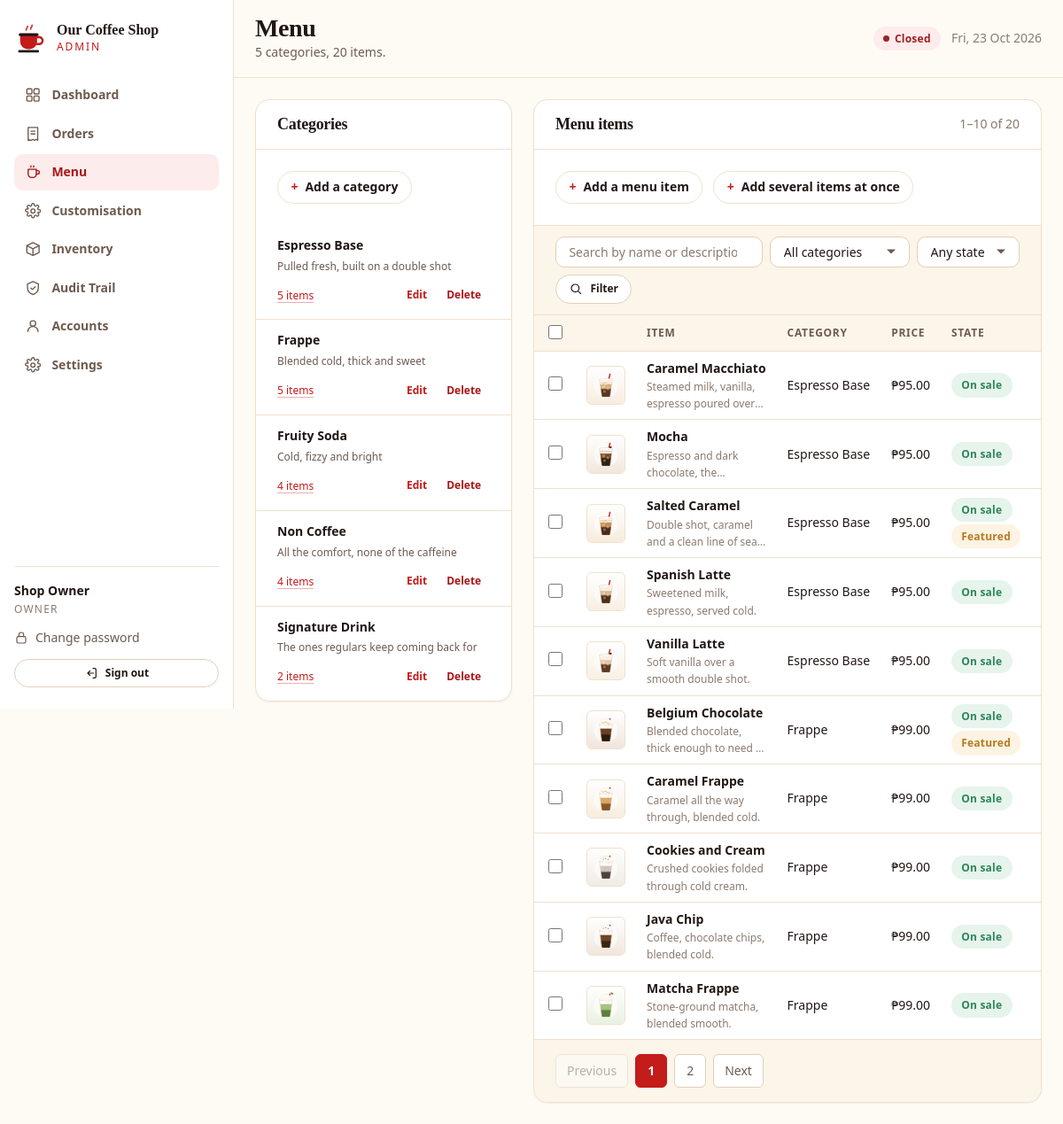
Before: /admin-site/menu.php (signed in) with the older database file.
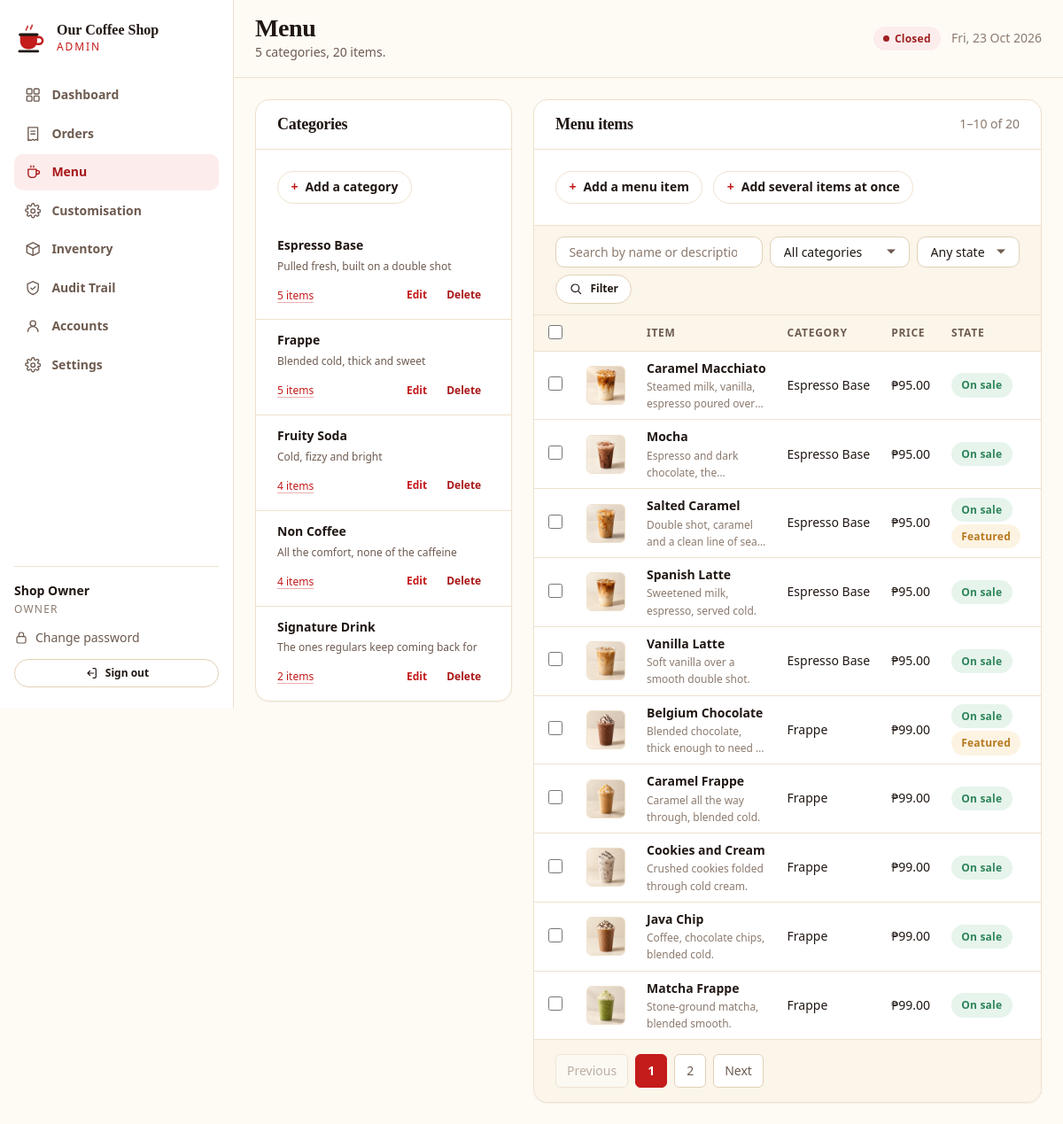
After: the same page with the newer database file.
### tables this page shows
CREATE TABLE `products` (
  `id`            INT UNSIGNED NOT NULL AUTO_INCREMENT,
  `category_id`   INT UNSIGNED NOT NULL,
  `name`          VARCHAR(120) NOT NULL,
  `slug`          VARCHAR(140) NOT NULL,
  `description`   VARCHAR(400) NULL,
  `price`         DECIMAL(10,2) NOT NULL,
  `image_path`    VARCHAR(255) NULL,
  `is_available`  TINYINT(1)   NOT NULL DEFAULT 1,
  `is_featured`   TINYINT(1)   NOT NULL DEFAULT 0,
  `sort_order`    SMALLINT     NOT NULL DEFAULT 0,
  `created_at`    TIMESTAMP    NOT NULL DEFAULT CURRENT_TIMESTAMP,
  `updated_at`    TIMESTAMP    NOT NULL DEFAULT CURRENT_TIMESTAMP ON UPDATE CURRENT_TIMESTAMP,
  PRIMARY KEY (`id`),
  UNIQUE KEY `uq_product_slug` (`slug`),
  KEY `idx_product_category` (`category_id`),
  KEY `idx_product_available` (`is_available`),
  CONSTRAINT `fk_product_category` FOREIGN KEY (`category_id`)
    REFERENCES `categories` (`id`) ON DELETE CASCADE ON UPDATE CASCADE
);

CREATE TABLE `categories` (
  `id`          INT UNSIGNED NOT NULL AUTO_INCREMENT,
  `name`        VARCHAR(80)  NOT NULL,
  `slug`        VARCHAR(80)  NOT NULL,
  `description` VARCHAR(255) NULL,
  `sort_order`  SMALLINT     NOT NULL DEFAULT 0,
  `is_active`   TINYINT(1)   NOT NULL DEFAULT 1,
  `created_at`  TIMESTAMP    NOT NULL DEFAULT CURRENT_TIMESTAMP,
  PRIMARY KEY (`id`),
  UNIQUE KEY `uq_category_slug` (`slug`),
  KEY `idx_category_sort` (`sort_order`)
);

### shared/db.php (called while the page is built, shortened)
<?php
function db(): PDO
{
    static $pdo = null;
    if ($pdo instanceof PDO) {
        return $pdo;
    }
    $dsn = sprintf(
        'mysql:host=%s;port=%d;dbname=%s;charset=%s',
        DB_HOST,
        DB_PORT,
        DB_NAME,
        DB_CHARSET
    );
    try {
        $pdo = new PDO($dsn, DB_USER, DB_PASS, [
            PDO::ATTR_ERRMODE            => PDO::ERRMODE_EXCEPTION,
            PDO::ATTR_DEFAULT_FETCH_MODE => PDO::FETCH_ASSOC,
            PDO::ATTR_EMULATE_PREPARES   => false,
            PDO::ATTR_STRINGIFY_FETCHES  => false,
        ]);
        $offset = (new DateTime('now', new DateTimeZone(date_default_timezone_get())))->format('P');
        $pdo->exec("SET time_zone = '" . $offset . "'");
    } catch (PDOException $e) {
        error_log('Database connection failed: ' . $e->getMessage());
        if (APP_DEBUG) {
            throw $e;
        }
        http_response_code(503);
        exit('The system is temporarily unavailable. Please try again in a moment.');
    }
    return $pdo;
}
function db_query(string $sql, array $params = []): PDOStatement
{
    $stmt = db()->prepare($sql);
    $stmt->execute($params);
    return $stmt;
}
function db_all(string $sql, array $params = []): array
{
    return db_query($sql, $params)->fetchAll();
}
function db_value(string $sql, array $params = []): mixed
{
    $value = db_query($sql, $params)->fetchColumn();
    return $value === false ? null : $value;
}

### shared/helpers.php (called while the page is built, shortened)
<?php
function e(?string $value): string
{
    return htmlspecialchars($value ?? '', ENT_QUOTES | ENT_SUBSTITUTE, 'UTF-8');
}
function peso(float|string|int $amount): string
{
    return '₱' . number_format((float) $amount, 2);
}
function asset_version(string $path): string
{
    static $stamps = [];
    if (!array_key_exists($path, $stamps)) {
        $full = APP_ROOT . '/assets/' . ltrim($path, '/');
        $time = is_file($full) ? filemtime($full) : false;
        $stamps[$path] = $time === false ? '' : (string) $time;
    }
    return $stamps[$path];
}
function get_int(string $key, int $default = 0): int
{
    $value = filter_input(INPUT_GET, $key, FILTER_VALIDATE_INT);
    return is_int($value) ? $value : $default;
}

### admin-site/menu.php (the view, shortened to what the changed rows need)
<?php
require_once __DIR__ . '/partials/layout.php';
$categoryFilter = get_int('category');
$search         = get_string('q');
$stateFilter    = get_string('state');
$productParams = [];
$conditions    = [];
$productWhere = $conditions === [] ? '' : ' WHERE ' . implode(' AND ', $conditions);
$totalProducts = (int) db_value(
    'SELECT COUNT(*) FROM products p JOIN categories c ON c.id = p.category_id' . $productWhere,
    $productParams
);
$totalPages = max(1, (int) ceil($totalProducts / PER_PAGE));
$page       = max(1, min($totalPages, get_int('page', 1)));
$offset     = ($page - 1) * PER_PAGE;
$products = db_all(
    'SELECT p.*, c.name AS category_name
     FROM products p
     JOIN categories c ON c.id = p.category_id' . $productWhere . '
     ORDER BY c.name ASC, p.name ASC
     LIMIT ' . PER_PAGE . ' OFFSET ' . $offset,
    $productParams
);
$filterQuery = array_filter([
    'category' => $categoryFilter > 0 ? $categoryFilter : null,
    'q'        => $search !== '' ? $search : null,
    'state'    => $stateFilter !== '' ? $stateFilter : null,
]);
$hasFilters = $filterQuery !== [];
?>
<div class="menu-grid" id="menu-live" data-live-region>
  <section class="card">
    <div class="card-header"><h2>Categories</h2></div>
  </section>
  <section class="card">
    <div class="card-header">
      <h2>Menu items</h2>
    </div>
    <?php if ($products === []): ?>
      <div class="empty">
        <?= admin_icon('icon-cup', 'empty-icon') ?>
        <?php if ($hasFilters): ?>
          <h3>Nothing matches those filters</h3>
          <p class="mb-0">
            <a href="<?= e(admin_url('menu.php')) ?>">Clear them</a> to see the whole menu.
          </p>
        <?php else: ?>
          <h3>No items here</h3>
          <p class="mb-0">Add one with the form below.</p>
        <?php endif; ?>
      </div>
    <?php else: ?>
      <div class="table-wrap table-flush">
        <table class="table table-compact" data-batch-table>
          <thead>
            <tr>
              <th scope="col" class="tick-col">
                <input type="checkbox" data-batch-all aria-label="Select every item">
              </th>
              <th scope="col" class="pic-col"><span class="visually-hidden">Picture</span></th>
              <th scope="col">Item</th>
              <th scope="col">Category</th>
              <th scope="col">Price</th>
              <th scope="col">State</th>
              <th scope="col"><span class="visually-hidden">Actions</span></th>
            </tr>
          </thead>
          <tbody>
            <?php foreach ($products as $product): ?>
              <tr<?= (int) $product['is_available'] === 1 ? '' : ' class="is-hidden"' ?>>
                <td class="tick-col">
                  <input type="checkbox" name="product_ids[]" value="<?= (int) $product['id'] ?>"
                         data-batch-item form="batch-delete-form"
                         aria-label="Select <?= e((string) $product['name']) ?>">
                </td>
                <td class="pic-col">
                  <?php if (!empty($product['image_path'])): ?>
                    <img class="menu-thumb"
                         src="<?= e(admin_picture((string) $product['image_path'])) ?>"
                         alt="" width="44" height="44" loading="lazy">
                  <?php else: ?>
                    <span class="menu-thumb menu-thumb-empty" aria-hidden="true">
                      <?= admin_icon('icon-cup', 'icon-sm') ?>
                    </span>
                  <?php endif; ?>
                </td>
                <td>
                  <span class="bold"><?= e((string) $product['name']) ?></span>
                  <?php if (!empty($product['description'])): ?>
                    <br><span class="subtle tiny menu-item-desc"><?= e((string) $product['description']) ?></span>
                  <?php endif; ?>
                </td>
                <td class="small nowrap"><?= e((string) $product['category_name']) ?></td>
                <td class="tabular nowrap"><?= peso($product['price']) ?></td>
                <td class="nowrap">
                  <span class="badge <?= (int) $product['is_available'] === 1 ? 'badge-ready' : 'badge-cancelled' ?>">
                    <?= (int) $product['is_available'] === 1 ? 'On sale' : 'Hidden' ?>
                  </span>
                  <?php if ((int) $product['is_featured'] === 1): ?>
                    <span class="badge badge-pending">Featured</span>
                  <?php endif; ?>
                </td>
                <td class="right nowrap">
                </td>
              </tr>
            <?php endforeach; ?>
          </tbody>
        </table>
      </div>
    <?php endif; ?>
  </section>
</div>

Changed rows visible on the page:
changed products "Caramel Macchiato": image_path: a different picture
changed products "Mocha": image_path: a different picture
changed products "Salted Caramel": image_path: a different picture
changed products "Spanish Latte": image_path: a different picture
changed products "Vanilla Latte": image_path: a different picture
changed products "Belgium Chocolate": image_path: a different picture
changed products "Caramel Frappe": image_path: a different picture
changed products "Cookies and Cream": image_path: a different picture
changed products "Java Chip": image_path: a different picture
changed products "Matcha Frappe": image_path: a different picture
